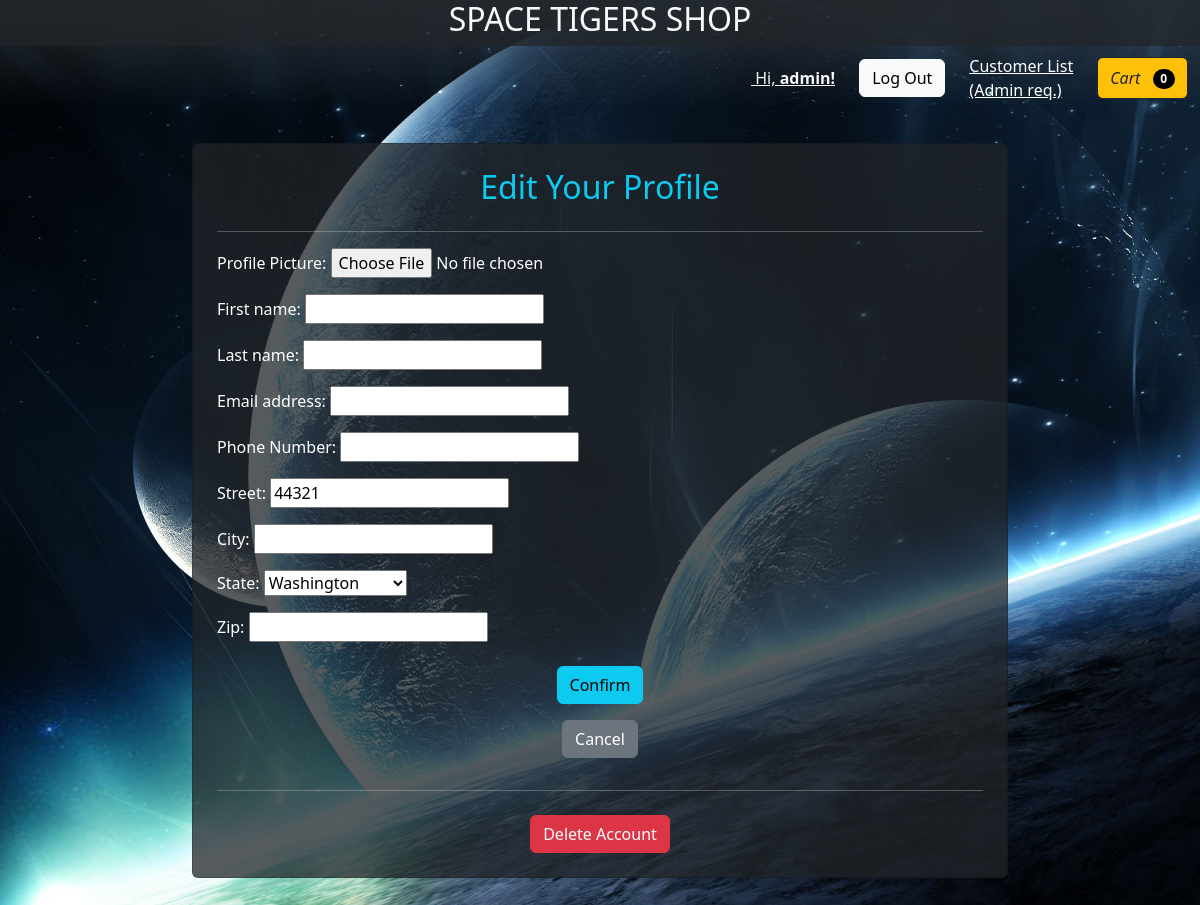
/accounts/profile/edit (signed in), run on the app's committed database.
### space_tigersapp/models.py (models this page shows, shortened)
class STUserAccount(AbstractUser):
    profile_pic = models.ImageField("Profile Picture", upload_to=PathAndRename('profile_pictures/'), blank=True, null=True)
    phone = models.CharField("Phone Number", max_length=15, blank=True, null=True)
    street = models.CharField("Street", max_length=255, blank=True, null=True)
    city = models.CharField("City", max_length=255, blank=True, null=True)
    state = models.CharField("State", max_length=20, blank=True, null=True)
    zip = models.CharField("Zip", max_length=5, blank=True, null=True)

### space_tigersapp/views.py (the view)
# urls.py: path('accounts/profile/edit', views.UserEditView.as_view(), name='editprofile'),
class UserEditView(LoginRequiredMixin, UpdateView):
    form_class = ProfileForm
    success_url = reverse_lazy("profile")
    template_name = "accounts/edit.html"
    def get_object(self, queryset=None):
        return self.request.user

### cart/cart.py (called while the page is built)
    def __len__(self):
        return len(self.cart)

### cart/context_processors.py (called while the page is built)
def cart(request):
    return {'cart': Cart(request)}

### space_tigersapp/templates/accounts/edit.html (shortened to what this page needs)
{% extends 'base.html' %}
{% block content %}
<div class="row justify-content-center">
    <div class="col-md-8 card bg-dark text-white p-4 bg-opacity-75">
        <h2 class="text-info text-center">Edit Your Profile</h2>
        <hr>
        <form method="post" class="col-auto" enctype="multipart/form-data">
            <div class="row">
            {{ form.as_p }}
            </div>
            <div class="row justify-content-center">
                <div class="col-auto">
                    <button type="submit" class="btn btn-info my-2">Confirm</button>
                </div>
            </div>
        </form>
        <div class="row justify-content-center">
            <div class="col-auto">
                <a href="{% url 'profile' %}">
                <button type="button" class="btn btn-secondary my-2">
                    Cancel
                </button>
                </a>
            </div>
        </div>
        <hr class="my-4">
        <div class="row justify-content-center">
        <div class="col-auto">
            <a href="{% url 'deleteaccount' %}" class="btn btn-danger">Delete Account</a>
        </div>
        </div>
    </div>
</div>
{% endblock %}

### space_tigersapp/templates/base.html (shortened to what this page needs)
<!doctype html>
<html lang="en">
<head>
    <link href="https://cdn.jsdelivr.net/npm/bootstrap@5.3.3/dist/css/bootstrap.min.css" rel="stylesheet">
    <link href="/static/styles.css" rel="stylesheet">
</head>
<body>
        <nav class="container-fluid bg-gradient">
        <div class="row text-center bg-dark bg-opacity-75">
            <div class="col">
                <a href="/" class="navbar-brand"><h2 class="text-light">SPACE TIGERS SHOP</h2></a>
            </div>
        </div>
        <div class="row justify-content-end">
            {% if user.is_authenticated %}
            <div class="col-auto navbar-text align-self-center text-light">
                <a href="{% url 'profile' %}">
                    <span>Hi,
                        <strong>
                            {% if user.first_name == "" %}
                                {{user.username}}!
                            {% else %}
                                {{ user.first_name }}!
                            {% endif %}
                        </strong>
                    </span>
                </a>
            </div>
            {% endif %}
            <div class="col-auto navbar-text align-self-center text-white">
                {% if user.is_authenticated %}
                    <form action="{% url 'logout' %}" method="post">
                        <button type="submit" class="btn btn-light">Log Out</button>
                    </form>
                {% else %}
                    <a href="{% url 'login' %}">Log In</a>
                {% endif %}
            </div>
            <div class="col-auto align-self-center navbar-text text-white">
                <a href="/customers">Customer List<br>(Admin req.)</a>
            </div>
            <div class="col-auto align-self-center">
                <a href="{% url 'cart_summary' %}" class="navbar-text btn btn-outline-dark bg-warning bg-gradient">
                    <i class="bicart-fill me-1 text-dark font-weight-bold">Cart</i>
                <span class="badge bg-black text-white ms-1 rounded-pill" id="cart_quantity">{{ cart|length }}</span>
                </a>
            </div>
        </div>
        </nav>
    {% block content %}
    {% endblock %}
</html>

### space_tigersapp/static/styles.css (style rules this page uses)
body { background-image: url(/media/body-background-image.jpg); background-attachment: fixed; background-size: cover; }

### data on the page
STUserAccount: username "admin", street "44321", state "Washington"

### other printed values
{{ cart|length }} "0"
